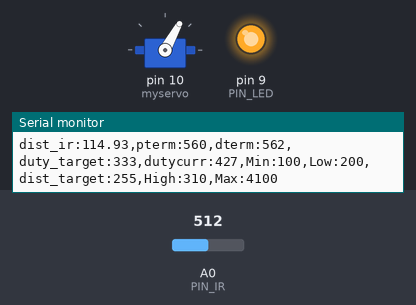
Bench run of a sketch on a simulated Arduino Uno, built with avr-gcc and run on an emulated ATmega328P. Shown: servo, output pins drawn as LEDs (lit = HIGH), the last lines printed to the serial monitor. The inputs (shaded band) are chosen by the test bench; at power-on: A0 (PIN_IR) = 512.

Above: at 2.2 s.
2.3 s: A0 (PIN_IR) set to 306
At 2.46 s:
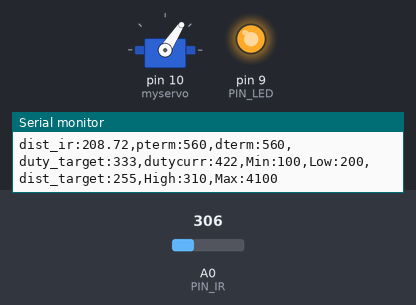
4.0 s: A0 (PIN_IR) set to 0
At 5.0 s:
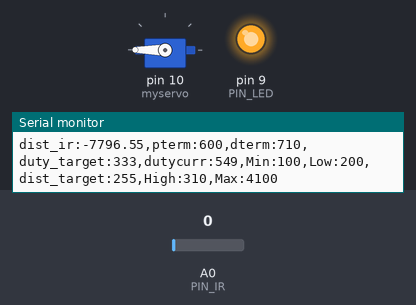
5.5 s: A0 (PIN_IR) set to 7
8.5 s: A0 (PIN_IR) set to 10
At 9.5 s:
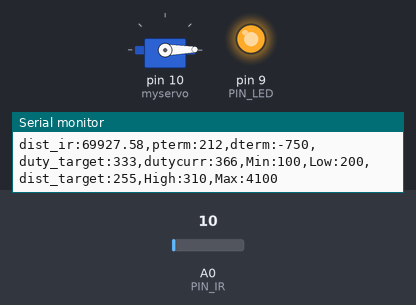
10.0 s: A0 (PIN_IR) set to 122
At 10.9 s:
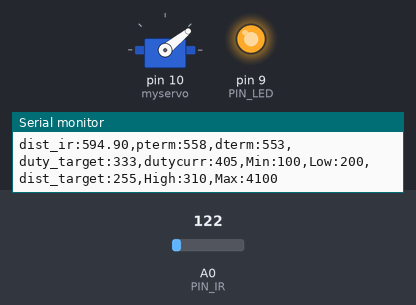
Timing chart, 0 to 12.9 s (numbered marks = the images above; inputs shaded):
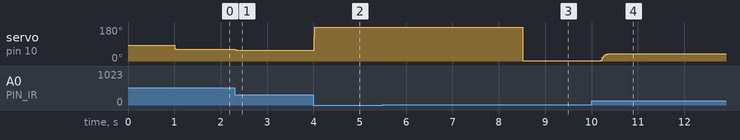

Measured:
- the behaviour switches between 8 and 9 on A0 (PIN_IR) (found by bisection; images 2 and 3)
- after the input at 2.3 s, servo on pin 10 (myservo): 61° → 57° at once, → 56° 0.24 s later
- after the input at 4.0 s, servo on pin 10 (myservo): 56° → 180° at once
- after the input at 8.5 s, servo on pin 10 (myservo): 180° → 1° at once
- after the input at 10.0 s, servo on pin 10 (myservo): 1° → 38° after 0.20 s, → 39° 0.22 s later

The sketch:

PDctrl.ino
```cpp
#include <Servo.h>

#define PIN_SERVO 10
#define PIN_IR A0
#define PIN_LED 9
#define SVMN 553
#define SVMX 2399
#define DIST_10C 80
#define DIST_40C 370
float Kp = 0.1;
float Ki = 0.0;
float Kd = 0.376;
#define tgdist 230

const int dutyneu = 1410; // servo neutral position (90 degree)
#define MXM -35
#define MXP 45

static long apt = 0;
#define interval 2
unsigned long oldmil;

int fc = 20;
float dt = interval / 1000.0;
float lambda = 2 * PI * fc * dt;
float filter = 0.0, prev = 0.0;
float rdist,fdist,pt,it,dit,prevdif;

Servo myservo;
void setup()
{
    // initialize GPIO pins
    pinMode(PIN_LED, OUTPUT);
    digitalWrite(PIN_LED, 1);
    myservo.attach(10);
    myservo.writeMicroseconds(dutyneu);
    delay(1000);

        // initialize serial port
    Serial.begin(115200);
}


void loop()
{
    float tt= millis();
    fdist = lpfilter();
    float curdif=tgdist-fdist;
    pt = Kp * curdif;
    dit = Kd * (curdif - prevdif);
    it = Ki * curdif;

    //if(pt> MXP) pt= MXP;
    //else if(pt<MXM) pt= MXM;
    float ctrl = 1410+pt+it+dit;
    ctrl=SVMN + SVMX / (2257 - 845) * (ctrl - 845);

    if(ctrl > SVMX) ctrl = SVMX;
    if(ctrl < SVMN) ctrl = SVMN;

    Serial.print("dist_ir:");
    Serial.print(fdist);
    Serial.print(",pterm:");
    Serial.print(map(pt,-1000,1000,510,610));
    Serial.print(",dterm:");
    Serial.print(map(dit,-1000,1000,510,610));
    Serial.print(",duty_target:");
    Serial.print(map(tgdist,1000,2000,410,510));
    Serial.print(",dutycurr:");
    Serial.print(map(ctrl,1000,2000,410,510));
    Serial.println(",Min:100,Low:200,dist_target:255,High:310,Max:4100");

    myservo.writeMicroseconds(ctrl);

}

float ir_distance(void)
{ // return value unit: mm
    float val;
    float volt = float(analogRead(PIN_IR));
    val = ((6762.0 / (volt - 9.0)) - 4.0)*10 ;
    float calidist = 100.0 + 300.0 / (DIST_40C - DIST_10C) * (val - DIST_10C);
    return calidist;
}
float lpfilter()
{
    unsigned long dmil = 0;
    unsigned long mil = millis();
    if (mil != oldmil)
    {
        dmil = mil - oldmil;
        oldmil = mil;
    }
    apt -= dmil;
    if (apt <= 0)
    {
        apt += interval;
        filter = lambda / (1 + lambda) *  ir_distance()+ 1 / (1 + lambda) * prev; //필터된 값
        prev = filter;
    }
    return filter;
}
```
